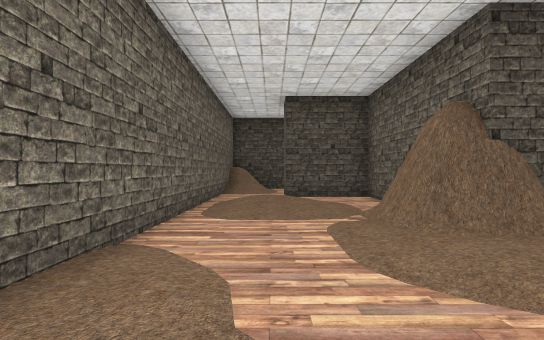
View 1 (above)

23 first-person views from a walk through a 3-D level made in the Unity game engine. The camera is 1.4 m above the floor, looks level and sees 85° across. The floor is counted in squares, 2 m on a side. Each view is taken from the middle of a square. On the plan, view 1 faces up. The plan holds only what a view shows up to about 10 squares ahead; the rest is blank. The player is left out. Some animated figures are not drawn.

View 2
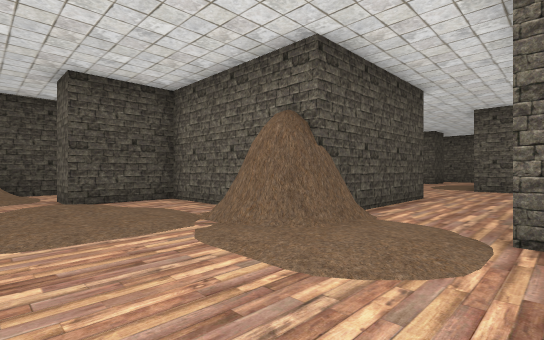

View 3
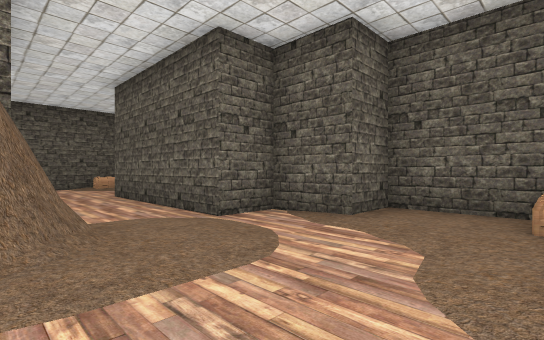

View 4
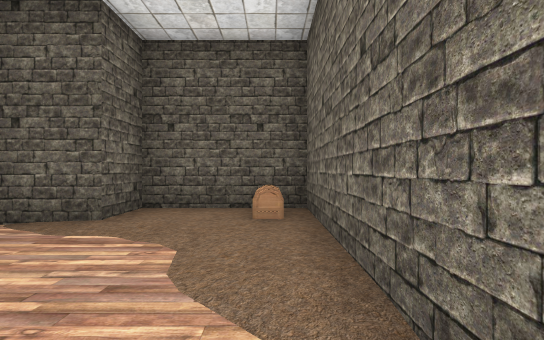

View 5
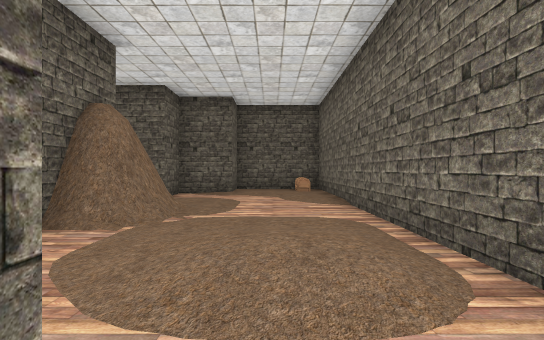

View 6
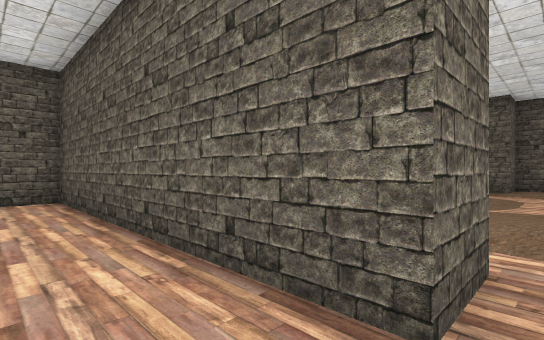

View 7
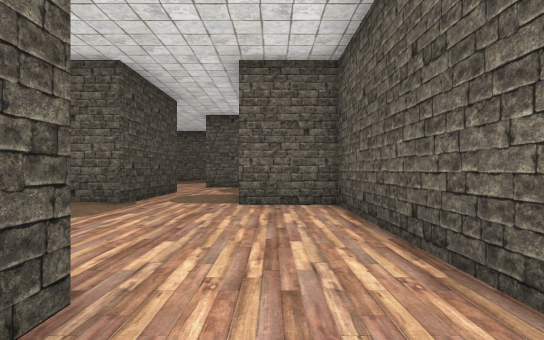

View 8
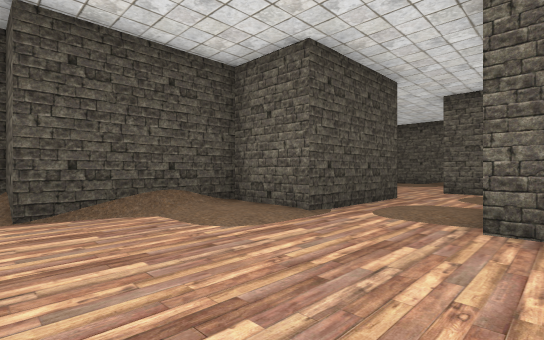

View 9
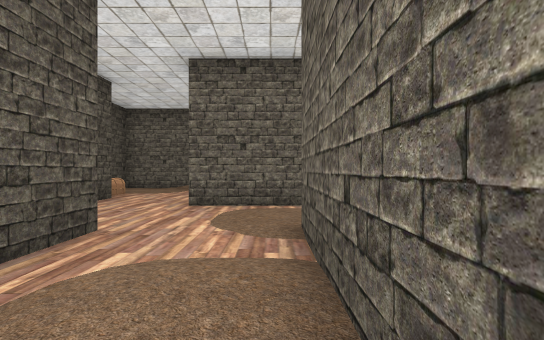

View 10
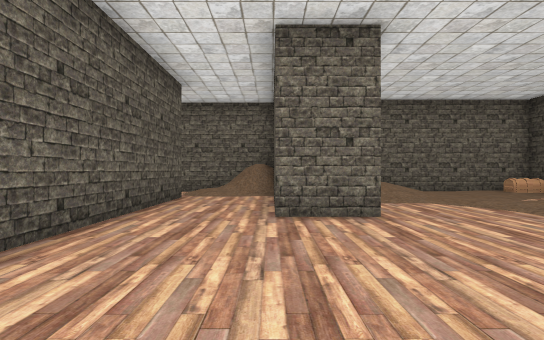

View 11
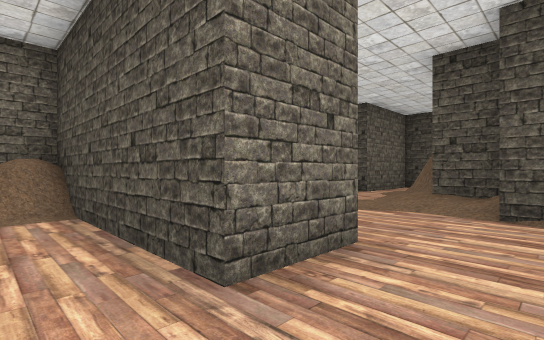

View 12
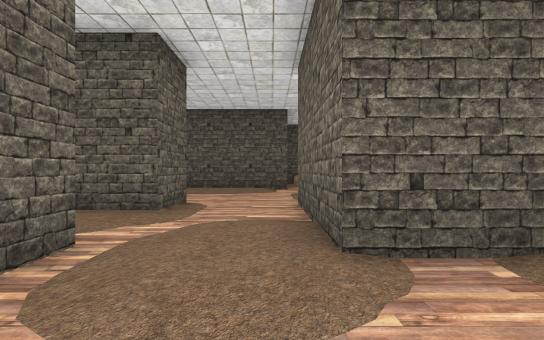

View 13
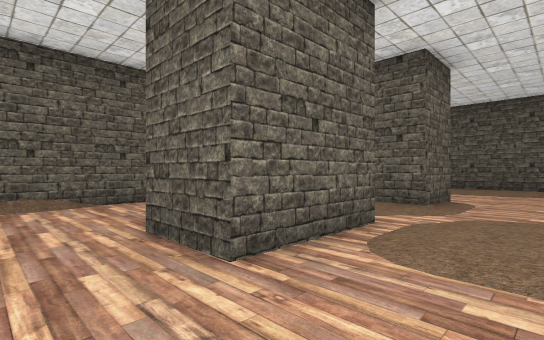

View 14
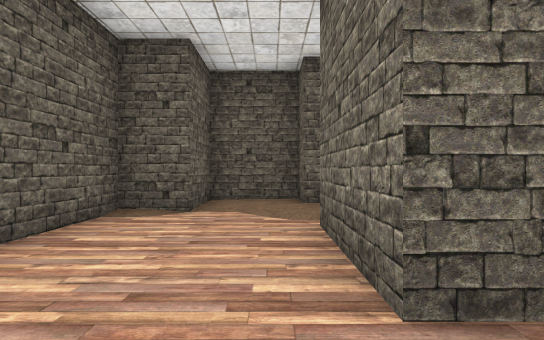

View 15
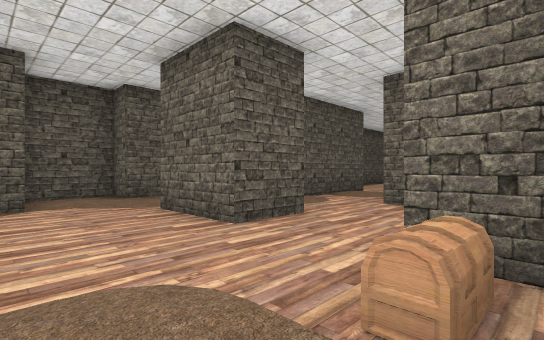

View 16
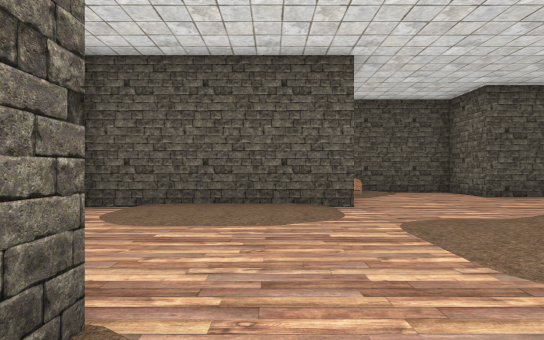

View 17
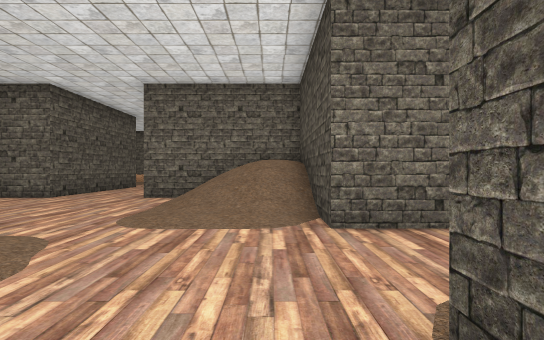

View 18
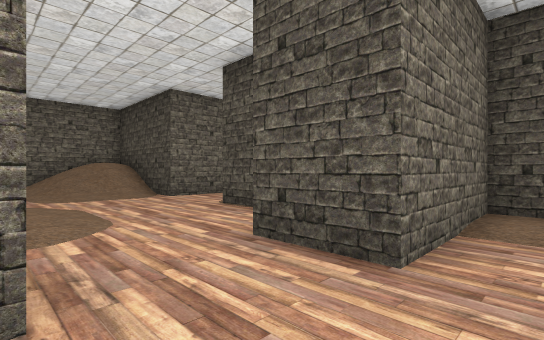

View 19
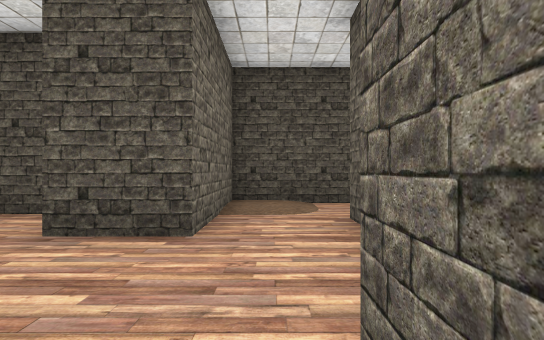

View 20
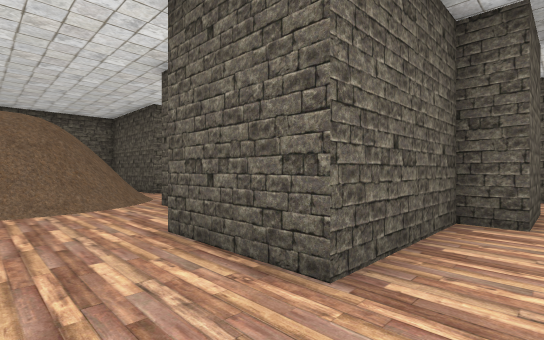

View 21
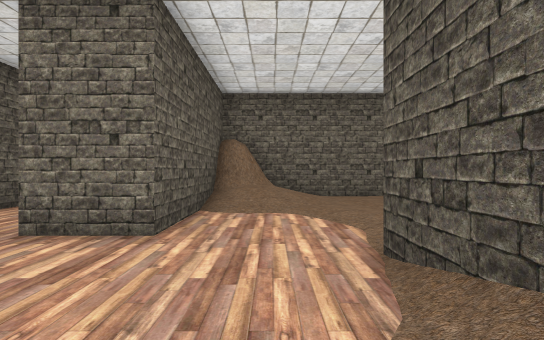

View 22
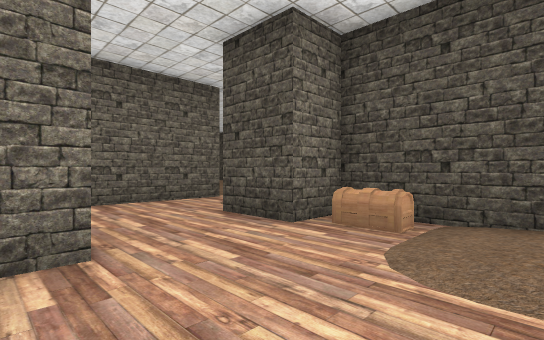

View 23
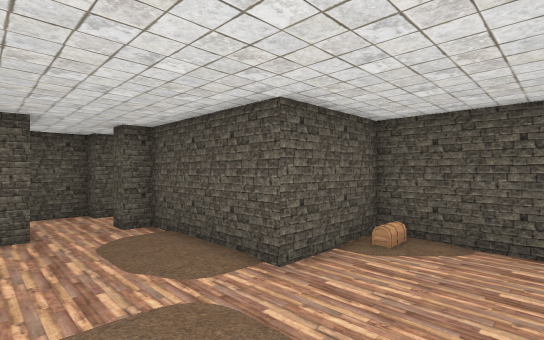

### Floor plan
Key: @ floor where view 1 was taken; # wall or solid block; . main floor; : floor 0.25 m higher than the main floor; + floor 0.5 m higher than the main floor; * floor 2 m higher than the main floor; / step, stairs or slope; = window, fence, low wall or low ledge; C chest; O other object.
Columns run from 2 left of view 1 to 29 right of it. Each row starts with its distance up from view 1.
 21   #.
 20  ##:
 19 ##C.##
 18 #:::/+##         ####
 17 #::://+#     #.: #.::
 16 #//////####  #..##C::
 15 ##//....::#  #......:#
 14  ##/.....:####.......#
 13  #####.....::...##...#
 12 ######.....::.::##...#
 11 #//.......####::.....#
 10 #//.......#  #:.::::####
  9 #..########  #..##::#:......#/
  8 #....#   #####..#####:......#/
  7 #/+/.#   #*///.....##..##...==
  6 #//:.#   #///:.........#   ##===
  5 #:::##   #///:.:::.....#     .##
  4 #..:######....::::.#..##
  3 #..://........###### .#
  2 #:.:::........#
  1 #::..#####...O#
  0 #=@:##   #..::#
 -1 #####    ######

Positions as (right, up) in squares from view 1, and headings:
1: (0, 0), facing up
2: (-1, 1), facing up-right
3: (-1, 4), facing down-right
4: (-1, 4), facing down
5: (0, 9), facing down
6: (0, 11), facing down-right
7: (2, 11), facing right
8: (4, 11), facing up-right
9: (8, 12), facing right
10: (8, 12), facing left
11: (5, 11), facing up-left
12: (12, 14), facing down
13: (12, 15), facing down-right
14: (16, 15), facing down
15: (18, 17), facing down-left
16: (13, 9), facing down
17: (15, 7), facing left
18: (19, 4), facing up-left
19: (19, 3), facing up
20: (19, 9), facing down-right
21: (7, 15), facing left
22: (18, 13), facing up-left
23: (8, 7), facing down-right
